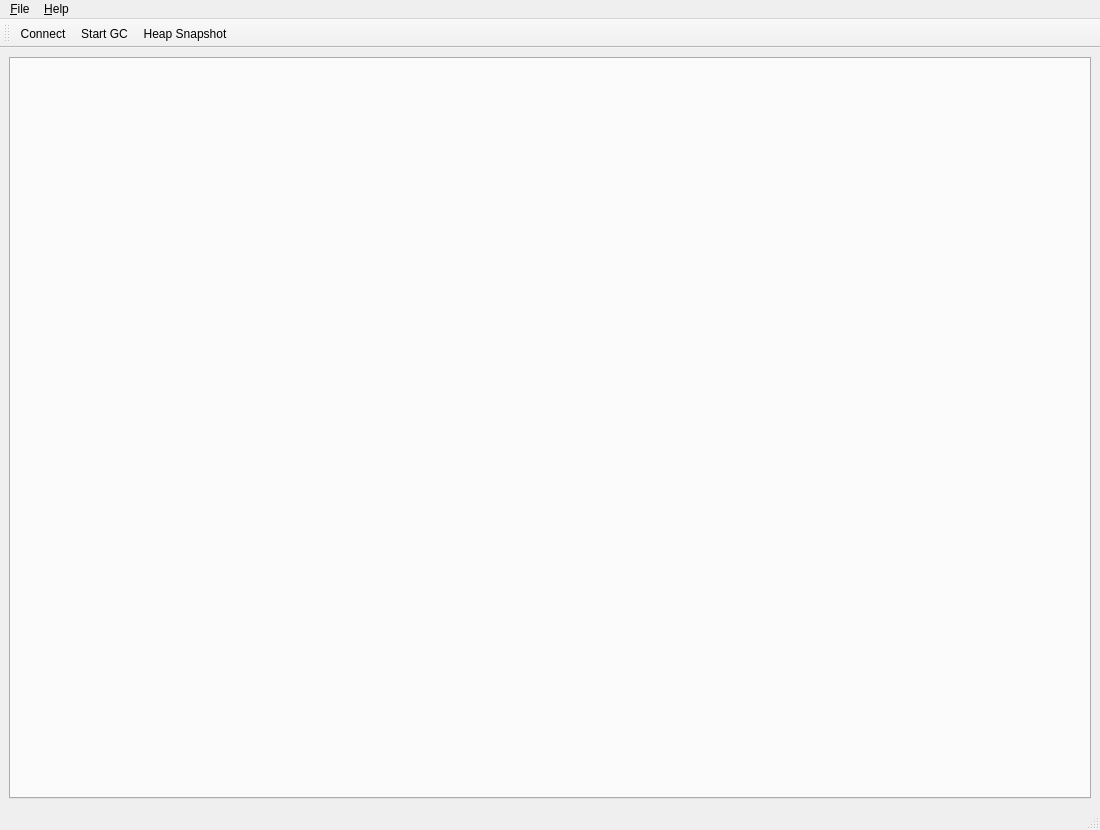
<?xml version="1.0" encoding="UTF-8"?>
<ui version="4.0">
 <class>RbkitMainWindow</class>
 <widget class="QMainWindow" name="RbkitMainWindow">
  <property name="geometry">
   <rect>
    <x>0</x>
    <y>0</y>
    <width>1100</width>
    <height>830</height>
   </rect>
  </property>
  <property name="minimumSize">
   <size>
    <width>850</width>
    <height>830</height>
   </size>
  </property>
  <property name="windowTitle">
   <string>Rbkit - A Ruby Profiler</string>
  </property>
  <property name="windowIcon">
   <iconset resource="rbkit_icons.qrc">
    <normaloff>:/rbkit_icons/rbkitlogo-256.png</normaloff>:/rbkit_icons/rbkitlogo-256.png</iconset>
  </property>
  <widget class="QWidget" name="centralwidget">
   <layout class="QHBoxLayout" name="horizontalLayout">
    <item>
     <widget class="QTabWidget" name="chartingTab">
      <property name="tabPosition">
       <enum>QTabWidget::North</enum>
      </property>
      <property name="currentIndex">
       <number>-1</number>
      </property>
      <property name="tabsClosable">
       <bool>true</bool>
      </property>
     </widget>
    </item>
   </layout>
  </widget>
  <widget class="QMenuBar" name="menubar">
   <property name="geometry">
    <rect>
     <x>0</x>
     <y>0</y>
     <width>1100</width>
     <height>22</height>
    </rect>
   </property>
   <widget class="QMenu" name="menu_File">
    <property name="title">
     <string>&amp;File</string>
    </property>
    <addaction name="action_Connect"/>
    <addaction name="action_Trigger_GC"/>
    <addaction name="action_Quit"/>
   </widget>
   <widget class="QMenu" name="menu_Help">
    <property name="title">
     <string>&amp;Help</string>
    </property>
    <addaction name="action_About_Rbkit"/>
   </widget>
   <addaction name="menu_File"/>
   <addaction name="menu_Help"/>
  </widget>
  <widget class="QStatusBar" name="statusbar"/>
  <widget class="QToolBar" name="toolBar">
   <property name="windowTitle">
    <string>toolBar</string>
   </property>
   <attribute name="toolBarArea">
    <enum>TopToolBarArea</enum>
   </attribute>
   <attribute name="toolBarBreak">
    <bool>false</bool>
   </attribute>
   <addaction name="action_Connect"/>
   <addaction name="action_Trigger_GC"/>
   <addaction name="actionHeap_Snapshot"/>
  </widget>
  <action name="action_Connect">
   <property name="text">
    <string>&amp;Connect</string>
   </property>
  </action>
  <action name="action_Quit">
   <property name="text">
    <string>&amp;Quit</string>
   </property>
  </action>
  <action name="action_About_Rbkit">
   <property name="text">
    <string>&amp;About Rbkit</string>
   </property>
  </action>
  <action name="action_Trigger_GC">
   <property name="text">
    <string>&amp;Start GC</string>
   </property>
  </action>
  <action name="actionHeap_Snapshot">
   <property name="text">
    <string>Heap Snapshot</string>
   </property>
   <property name="toolTip">
    <string>Record heapsnapshot</string>
   </property>
  </action>
 </widget>
 <resources>
  <include location="rbkit_icons.qrc"/>
 </resources>
 <connections/>
</ui>
